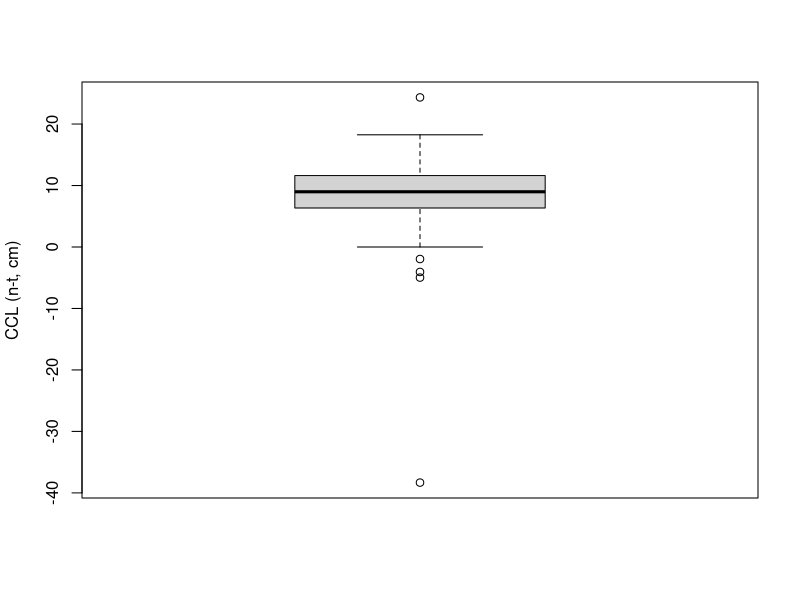
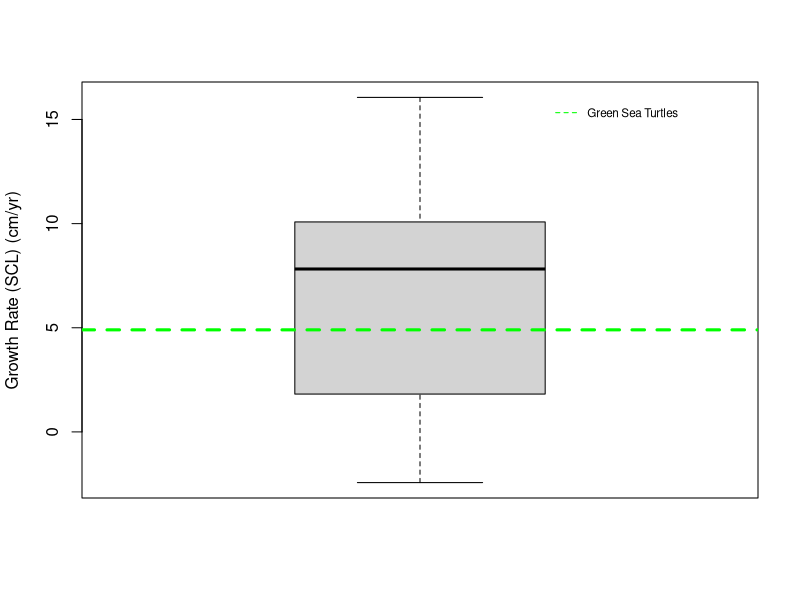
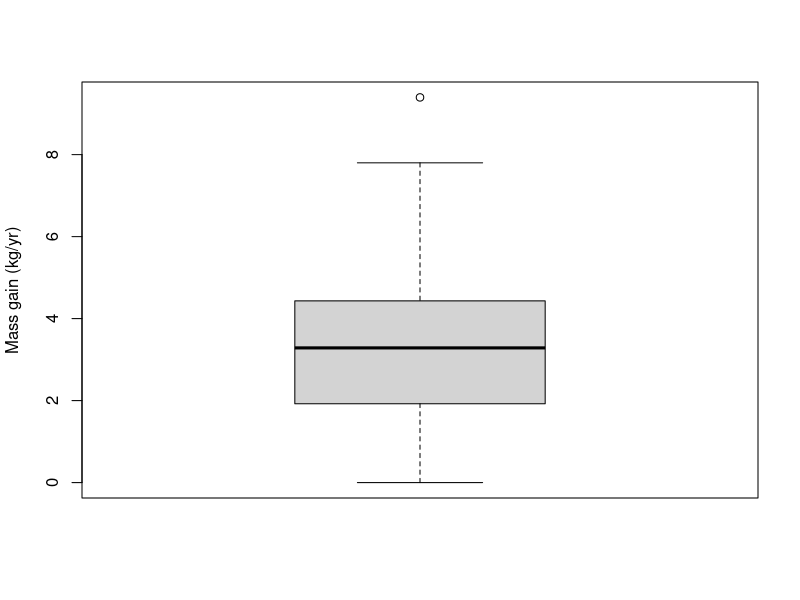

These figures' R source, in order:
# Script for Final_Project
# Yin Zhou
# April 20, 2019


#########
#install.packages("zoo")
#install.packages('ggmap')

library("dplyr")
library("ggplot2")
library(lubridate)
#library(ggmap)
#library(zoo)

getwd()

#set working directory
#setwd("./Final_Project/Assignment09/")

#function for calculate growth rate
growthRate <- function(individualData) {
    #index for max and min
    max_idx <- which.max(individualData[ ,2])
    min_idx <- which.min(individualData[ ,2])
    #make sure it is not integer(0)
    if (length(max_idx) == 0 | length(min_idx) == 0) {
        return(0)
    }
    #if max_idx = min_idx, then there is no difference, return 0 which is not used to calculate our growth rate; else, calculate the growth rate
    if (max_idx == min_idx) {
        return(0)
    } else {
        #amount of growth
        difference_n <- (individualData[max_idx,2]-individualData[min_idx,2])
        #duration of time
        days_num <- as.integer(difftime(individualData[max_idx,1], individualData[min_idx,1], units=c("days") ) )
        
        growth_rate <- (difference_n/days_num)
        
        # give back the growth rate as result
        return(growth_rate)
    }
    
}

#import data
hawksbillData <- read.csv("AnegadaGrowth_toDryad.csv", stringsAsFactors = F)

#
#Anegada
#require(maps)
#d = data.frame(map(database="italy", plot=F)[c("x", "y")])
#map <- get_map(location = 'Anegada', zoom = 7)



#rows with CCLnt, SCL and Weight is NA
naRows_3 <- which(is.na(hawksbillData$CCLnt) & is.na(hawksbillData$SCL) & is.na(hawksbillData$Weight))

#data without CCLnt, SCL and Weight is NA
hawksbillnewData <- hawksbillData[-naRows_3, ]

#count the times individual hawksbill sea turtle been recorded
hawksbillCount <- hawksbillnewData %>% count(ID)
#hawksbill sea turtle ID appear more than once
hawksbillID <- hawksbillCount[which(hawksbillCount$n > 1), ]
#hawksbill sea turtle who appear more than once data 
hawksbillData1 <- hawksbillnewData[which(hawksbillnewData$ID %in% hawksbillID$ID), ]

#convert date from character to "POSIXct" "POSIXt" 
hawksbillData_withDate <- hawksbillData1
hawksbillData_withDate$Date <- parse_date_time(hawksbillData1$Date, order = "dby")

#Pre-allocation
hawksbillID$CCLnt_GR <- 0
hawksbillID$SCL_GR <- 0
hawksbillID$Weight_GR <- 0

rownum <- nrow(hawksbillID)

#loop and calculate growth rate(/day)
for (i in 1:rownum) {
    #extract rows for certain ID
    selectpart <- hawksbillData_withDate[which(hawksbillData_withDate$ID == hawksbillID$ID[i]),]
    #calculate
    hawksbillID$CCLnt_GR[i] <- growthRate(selectpart[ , c(1,3)])
    hawksbillID$SCL_GR[i] <- growthRate(selectpart[ , c(1,4)])
    hawksbillID$Weight_GR[i] <- growthRate(selectpart[ , c(1,5)])
}

#growth rate (/year)
hawksbillID$CCLnt_GR <- (hawksbillID$CCLnt_GR * 365)
hawksbillID$SCL_GR <- (hawksbillID$SCL_GR * 365)
hawksbillID$Weight_GR <- (hawksbillID$Weight_GR * 365)

#boxplot for growth rates
b1 <- boxplot(hawksbillID$CCLnt_GR, ylab="CCL (n-t, cm)")

b2 <- boxplot(hawksbillID$SCL_GR, ylab="Growth Rate (SCL) (cm/yr)")
abline(h = 4.9, col="green", lwd=3, lty=2)
legend(1.2, 16, legend="Green Sea Turtles", lty=2, col="green",box.lty=0, cex=0.7)

b3 <- boxplot(hawksbillID$Weight_GR, ylab="Mass gain (kg/yr)")


#plot mass against carapace length(CCL)
Scatter1 <- ggplot(hawksbillData, aes(x=CCLnt, y=Weight)) + geom_point() + geom_smooth(lty="dotted", col="black") + xlab("CCL (n-t, cm)") + ylab("Mass (kg)")

#Mean CCL for each turtle
CCLmean <- summarise(group_by(hawksbillData, ID), MeanCCL = mean(CCLnt, na.rm=T))
#histogram
H1 <- ggplot(data=CCLmean, aes(MeanCCL)) + geom_histogram(bins = 20) + xlab("CCL (n-t, cm)") + ylab("Frequency")
